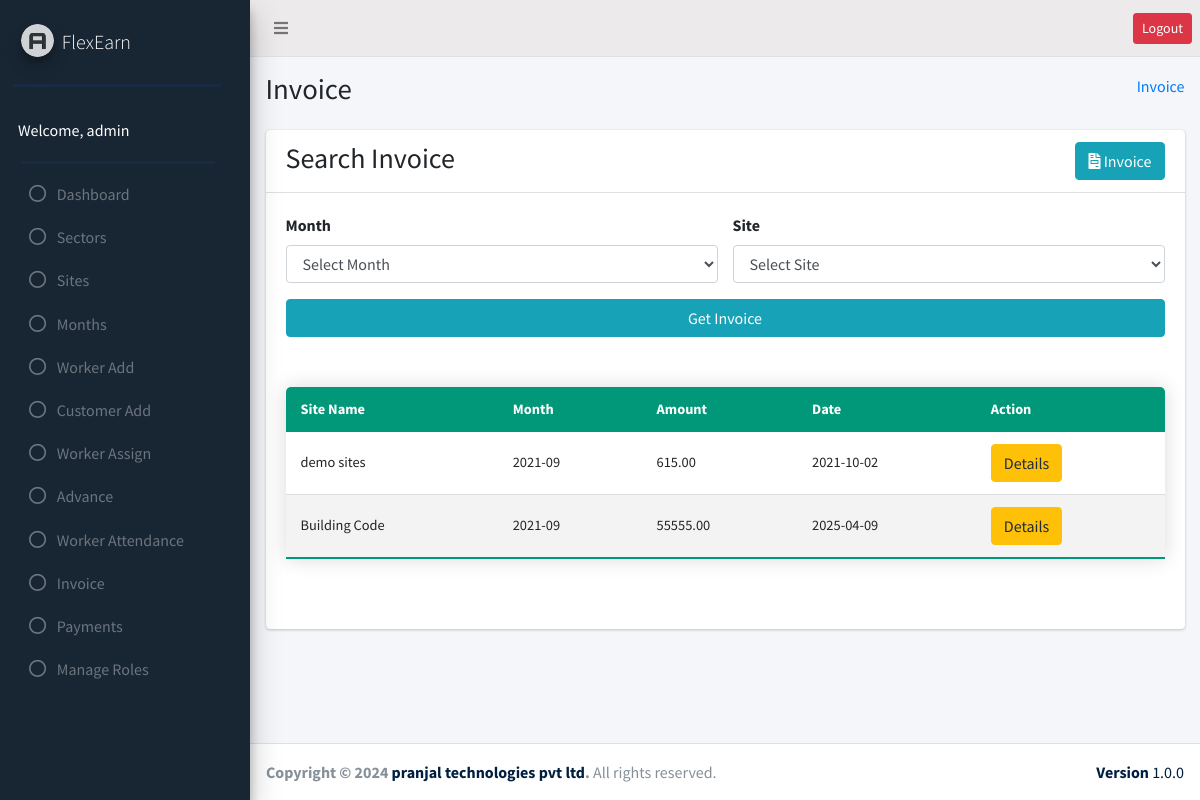
The page /Manpower/invoice/invoice_list.php (signed in) on the database its author committed.
### tables this page shows
CREATE TABLE `invoice` (
  `id` int(11) NOT NULL,
  `siteID` int(11) NOT NULL,
  `monthID` int(11) NOT NULL,
  `amount` decimal(10,2) NOT NULL,
  `invoice_date` date NOT NULL
);

CREATE TABLE `sites` (
  `id` int(11) NOT NULL,
  `sectorID` int(11) NOT NULL,
  `site_name` varchar(255) NOT NULL,
  `address` text NOT NULL,
  `contact_no` varchar(255) NOT NULL,
  `status` enum('active','inactive') NOT NULL
);

CREATE TABLE `month` (
  `id` int(11) NOT NULL,
  `month_name` varchar(255) NOT NULL,
  `status` enum('active','inactive') NOT NULL
);

### Manpower/invoice/invoice_list.php (the view, shortened to what this page needs)
<?php
require_once("../header.php");
require_once("../sidebar.php");
require_once("../db_config.php");
?>
<section class="content-header">
    <div class="container-fluid">
        <div class="row mb-2">
            <div class="col-sm-6">
                <h1>Invoice</h1>
            </div>
            <div class="col-sm-6">
                <ol class="breadcrumb float-sm-right">
                    <li class="breadcrumb-item"><a href="#">Invoice</a></li>
                </ol>
            </div>
        </div>
    </div>
</section>
<section class="content">
    <div class="container-fluid">
        <div class="row">
            <div class="col-md-12">
                <div class="card">
                    <div class="card-header">
                        <div class="row">
                            <div class="col-md-9">
                                <h3 class="mb-md-0 ">Search Invoice</h3>
                            </div>
                            <div class="col-md-3 text-right">
                                <a href="./invoice.php" class="btn btn-md btn-info"><i class="fas fa-file-invoice"></i>
                                    Invoice</a>
                            </div>
                        </div>
                    </div>
                    <div class="card-body">
                        <?php
                        if (isset($_GET['mo_id']) && isset($_GET['si_id'])) { ?>
                            <a href="invoice_list.php" class="btn btn-warning">Back to Invoice List</a>
                            <?php
                            $month = $_GET['mo_id'];
                            $site = $_GET['si_id'];
                            $worker = $conn->query("SELECT * FROM `worker_assign` JOIN worker ON worker.id=worker_assign.workerID WHERE`siteID`={$site} AND `monthID`={$month} AND worker_assign.status='active'");
                            $dat = $conn->query("SELECT * FROM `month` WHERE id={$month}");
                            $da = $dat->fetch_assoc();
                            $date = $da["month_name"];
                            $orderdate = explode(',', $date);
                            $mo = $orderdate[0];
                            $yr = (int)$orderdate[1];
                            $month_number = date("n", strtotime($mo));
                            $day_in_mon = cal_days_in_month(CAL_GREGORIAN, $month_number, $yr);
                            $wr = $worker->num_rows;
                            if ($wr > 0) { ?>
                                <table class="content-table">
                                    <thead>
                                        <tr>
                                            <th>ID</th>
                                            <th>Name</th>
                                            <th>Iqama Number</th>
                                            <th>Working Days</th>
                                            <th>Daily Salary</th>
                                            <th>Salary</th>
                                            <th>OT Hour</th>
                                            <th>OT Rate</th>
                                            <th>OverTime</th>
                                            <th>Total</th>
                                        </tr>
                                    </thead>
                                    <tbody>
                                        <?php
                                        $subtotal = 0;
                                        while ($w = $worker->fetch_assoc()) {
                                            $total_pr = $conn->query("SELECT COUNT(*) as total_present, SUM(over_time) as ot FROM `worker_attendance` WHERE `monthID`={$month} AND `status`='present' AND `wrokerID`={$w['workerID']}");
                                            $total_pre = $total_pr->fetch_assoc();
                                            $ot_r = $total_pre['ot'];
                                            $total_present = $total_pre['total_present'];
                                            $weekand = 0;
                                            for ($i = 1; $i <= $day_in_mon; $i++) {
                                                $timestamp = strtotime("{$yr}-{$month_number}-{$i}");
                                                $day = date('D', $timestamp);
                                                if ($day == "Fri") {
                                                    $weekand++;
                                                }
                                            }
                                            $work_weekand = $total_present + $weekand;
                                            $salary = $work_weekand * $w['per_day_salary'];
                                            $ot = $ot_r * $w['ot_rate'];
                                            $total = $salary + $ot;
                                            $subtotal += $total; ?>
                                            <tr>
                                                <td><?php echo $w['workerID'] ?>
                                                </td>
                                                <td><?php echo $w['name'] ?>
                                                </td>
                                                <td><?php echo $w['iqama_number'] ?>
                                                </td>
                                                <td><?php echo $work_weekand ?>
                                                </td>
                                                <td><?php echo $w['per_day_salary'] ?>
                                                </td>
                                                <td><?php echo number_format("$salary", 2); ?>
                                                </td>
                                                <td><?php echo $ot_r ?>
                                                </td>
                                                <td><?php echo $w['ot_rate'] ?>
                                                </td>
                                                <td><?php echo number_format("$ot", 2); ?>
                                                </td>
                                                <td><?php echo number_format("$total", 2); ?>
                                                </td>
                                            </tr>
                                        <?php
                                        }
                                        ?>
                                        <tr>
                                            <td colspan="9" class="text-right">
                                                <h5>Sub Total=</h5>
                                            </td>
                                            <td>
                                                <h5><?php echo number_format("$subtotal", 2); ?>
                                                </h5>
                                            </td>
                                        </tr>
                                    </tbody>
                                </table>
                            <?php
                            } else { ?>
                                <a href="invoice_list.php" class="btn btn-warning">Back to Invoice List</a>
                                <h2 class='text-center mt-5 text-danger'>No Record Found!</h2>
                            <?php
                            }
                        } else { ?>
                            <form action="" method="POST">
                                <div class="row">
                                    <div class="form-group col-md-6">
                                        <label for="month">Month</label>
                                        <select class="form-control" id="month" name="month">
                                            <option disabled selected value>Select Month</option>
                                        </select>
                                    </div>
                                    <div class="form-group col-md-6">
                                        <label for="site">Site</label>
                                        <select class="form-control" id="site" name="site">
                                            <option disabled selected value>Select Site</option>
                                        </select>
                                    </div>
                                    <div class="col-md-12">
                                        <input type="submit" class="btn btn-info btn-block" value="Get Invoice">
                                    </div>
                                </div>
                            </form>
                            <?php
                            if (isset($_POST['month']) && isset($_POST['site'])) {
                                $month = $_POST['month'];
                                $site = $_POST['site'];
                                $invoice_list = $conn->query("SELECT * FROM `invoice` JOIN sites ON sites.id=invoice.siteID JOIN month ON month.id=invoice.monthID WHERE siteID={$site} AND monthID={$month}");
                            } elseif (isset($_POST['month'])) {
                                $month = $_POST['month'];
                                $invoice_list = $conn->query("SELECT * FROM `invoice` JOIN sites ON sites.id=invoice.siteID JOIN month ON month.id=invoice.monthID WHERE monthID={$month}");
                            } elseif (isset($_POST['site'])) {
                                $site = $_POST['site'];
                                $invoice_list = $conn->query("SELECT * FROM `invoice` JOIN sites ON sites.id=invoice.siteID JOIN month ON month.id=invoice.monthID WHERE siteID={$site}");
                            } else {
                                $invoice_list = $conn->query("SELECT * FROM `invoice` JOIN sites ON sites.id=invoice.siteID JOIN month ON month.id=invoice.monthID");
                            }
                            ?>
                            <table class="content-table">
                                <thead>
                                    <tr>
                                        <th>Site Name</th>
                                        <th>Month</th>
                                        <th>Amount</th>
                                        <th>Date</th>
                                        <th>Action</th>
                                    </tr>
                                </thead>
                                <tbody>
                                    <?php
                                    while ($il = $invoice_list->fetch_assoc()) { ?>
                                        <tr>
                                            <td><?php echo $il['site_name']; ?>
                                            </td>
                                            <td><?php echo $il['month_name']; ?>
                                            </td>
                                            <td><?php echo $il['amount']; ?>
                                            </td>
                                            <td><?php echo $il['invoice_date']; ?>
                                            </td>
                                            <td><a href="invoice_list.php?mo_id=<?php echo $il['monthID']; ?>&si_id=<?php echo $il['siteID']; ?>" class="btn btn-warning">Details</a></td>
                                        </tr>
                                    <?php
                                    }
                                    ?>
                                </tbody>
                            </table>
                        <?php
                        }
                        ?>
                    </div>
                </div>
            </div>
        </div>
    </div>
    <?php require("../footer.php");

### Manpower/assets/css/style.css (style rules this page uses)
.content-table { border-collapse: collapse; margin: 50px 0; font-size: 0.9em; min-width: 100%; border-radius: 5px 5px 0 0; overflow: hidden; box-shadow: 0 0 20px rgba(0, 0, 0, 0.15); }
.content-table thead tr { background-color: #009879; color: #ffffff; text-align: left; font-weight: bold; }
.content-table th, .content-table td { padding: 12px 15px; }
.content-table tbody tr { border-bottom: 1px solid #dddddd; }
.content-table tbody tr:nth-of-type(even) { background-color: #f3f3f3; }
.content-table tbody tr:last-of-type { border-bottom: 2px solid #009879; }

### rows shown on the page
invoice: siteID.site_name "demo sites", monthID.month_name "2021-09", amount "615.00", invoice_date "2021-10-02"
invoice: siteID.site_name "Building Code", monthID.month_name "2021-09", amount "55555.00", invoice_date "2025-04-09"

### other values the page prints
$_SESSION['name'] "admin"
